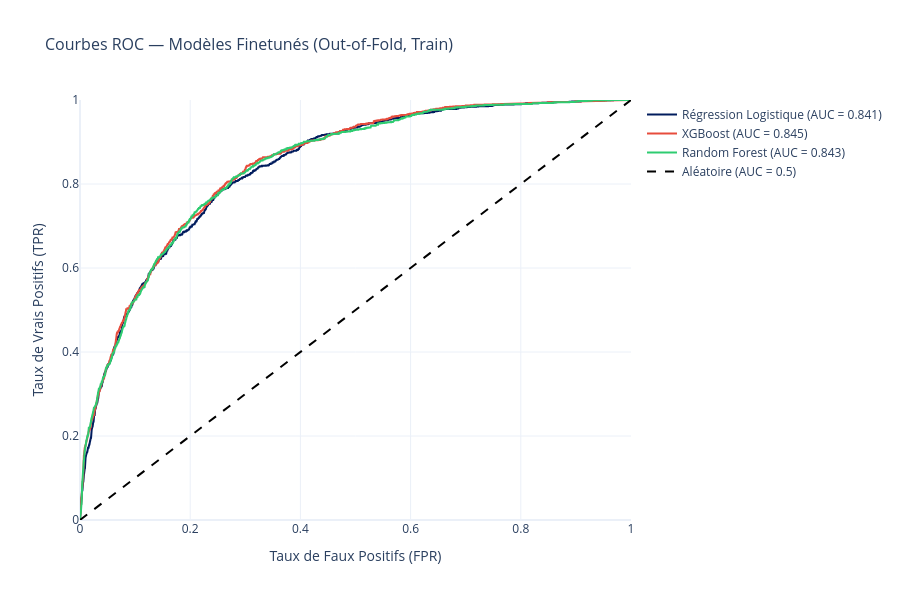

Write notebook code for a chart like this one.
### Markdown cell above
---

## 7.3 — Courbes ROC Comparatives (Tuned, Out-of-Fold)

### Code cell
# ============================================================
# Courbes ROC comparatives — Modèles finetunés (out-of-fold, train)
# ============================================================

fig = go.Figure()

colors = {'Régression Logistique': '#011c5d', 'XGBoost': '#e74c3c', 'Random Forest': '#2ecc71'}

for nom, proba in probas_tuned_oof.items():
    fpr, tpr, _ = roc_curve(y_train, proba)
    auc_val = roc_auc_score(y_train, proba)
    fig.add_trace(go.Scatter(
        x=fpr, y=tpr, mode='lines',
        name=f'{nom} (AUC = {auc_val:.3f})',
        line=dict(color=colors[nom], width=2),
    ))

fig.add_trace(go.Scatter(
    x=[0, 1], y=[0, 1], mode='lines',
    name='Aléatoire (AUC = 0.5)',
    line=dict(color='black', width=2, dash='dash'),
))

fig.update_layout(
    title={'text': 'Courbes ROC — Modèles Finetunés (Out-of-Fold, Train)', 'font': {'size': 16}},
    xaxis_title='Taux de Faux Positifs (FPR)',
    yaxis_title='Taux de Vrais Positifs (TPR)',
    xaxis=dict(range=[0, 1]), yaxis=dict(range=[0, 1]),
    width=900, height=600, template='plotly_white',
)
fig.show()

### Figure 1 — Plotly figure (JSON) as saved in the notebook; plotly's stock layout.template omitted (floating-point values rounded to 4 significant figures; data arrays with more than 128 entries replaced by an {"elided": "..."} marker saying what was removed)
{"data": [{"line": {"color": "#011c5d", "width": 2}, "mode": "lines", "name": "Régression Logistique (AUC = 0.841)", "type": "scatter", "x": {"elided": "1509 float values"}, "y": {"elided": "1509 float values"}}, {"line": {"color": "#e74c3c", "width": 2}, "mode": "lines", "name": "XGBoost (AUC = 0.845)", "type": "scatter", "x": {"elided": "1598 float values"}, "y": {"elided": "1598 float values"}}, {"line": {"color": "#2ecc71", "width": 2}, "mode": "lines", "name": "Random Forest (AUC = 0.843)", "type": "scatter", "x": {"elided": "1548 float values"}, "y": {"elided": "1548 float values"}}, {"line": {"color": "black", "dash": "dash", "width": 2}, "mode": "lines", "name": "Aléatoire (AUC = 0.5)", "type": "scatter", "x": [0, 1], "y": [0, 1]}], "layout": {"height": 600, "title": {"font": {"size": 16}, "text": "Courbes ROC — Modèles Finetunés (Out-of-Fold, Train)"}, "width": 900, "xaxis": {"range": [0, 1], "title": {"text": "Taux de Faux Positifs (FPR)"}}, "yaxis": {"range": [0, 1], "title": {"text": "Taux de Vrais Positifs (TPR)"}}}}
